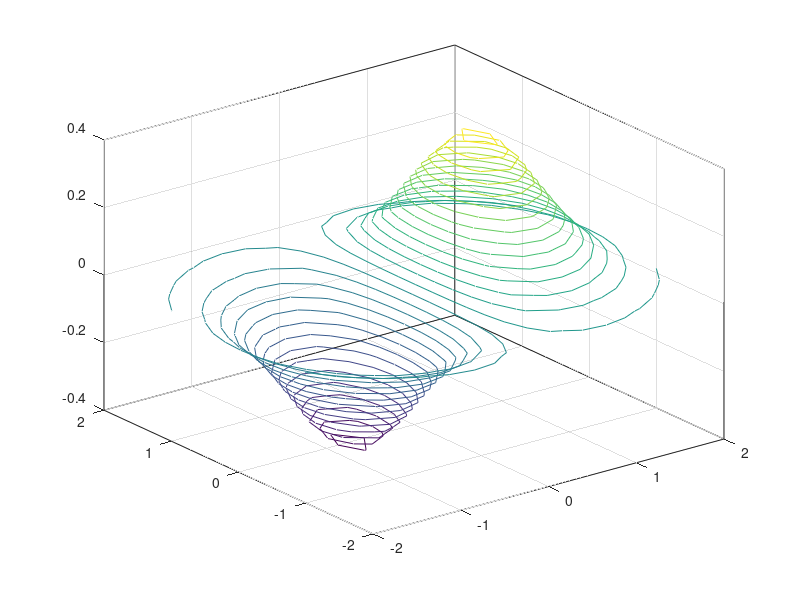

This chart was generated by the following MATLAB code:
x = -2:0.25:2;
[X,Y] = meshgrid(x);
Z = X.*exp(-X.^2-Y.^2);
contour3(X,Y,Z,30)

%x = -2:.2:2;
%y = -2:.25:2;
%z = -2:.16:2;

%contour3(x,y,z);

%[x,y,z] = meshgrid(x,y,z);
%v = x.*exp(-x.^2-y.^2-z.^2);

%xslice = [-1.2,.8,2];    % location of y-z planes
%yslice = 2;              % location of x-z plane
%zslice = [-2,0];         % location of x-y planes

%slice(x,y,z,v,xslice,yslice,zslice)
%xlabel('x')
%ylabel('y')
%zlabel('z')